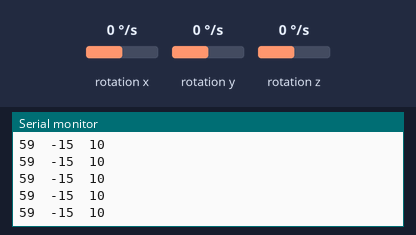
The sketch below on a simulated Arduino Uno, built with avr-gcc and run on an emulated ATmega328P. On the bench: the last lines printed to the serial monitor. Wiring (inferred from the names in the program): ITG-3200 gyroscope at I2C address 0x69. The inputs (shaded band) are chosen by the test bench; at power-on: rotation x 0 °/s, rotation y 0 °/s, rotation z 0 °/s.

Above: at 1.2 s.
1.3 s: rotation x set to 4 °/s
At 2.3 s:
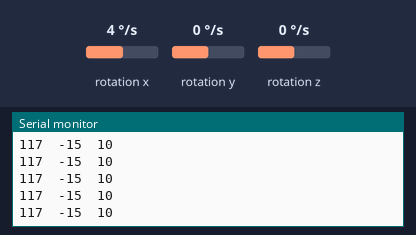
4.3 s: rotation y set to -192 °/s
At 5.0 s:
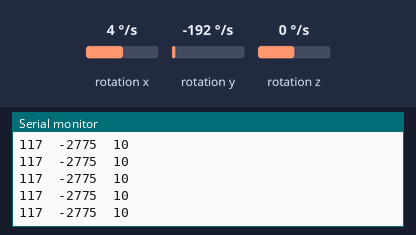
5.8 s: rotation z set to -192 °/s
At 6.5 s:
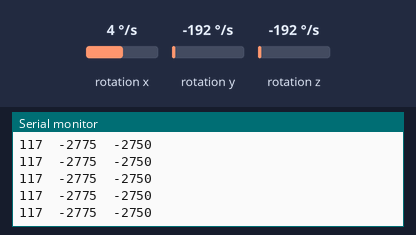

The sketch:

POST_Gyroscope_Complete.ino
```cpp
// POST Gyroscope test code
// Test to see if Gyroscope is working

// Needed Libraries
   #include <Wire.h>
   #include "gyro.h"

// Global variables
// variables for Gryo X,Y,Z axes
   int gyX;
   int gyY;
   int gyZ;

void setup(){
// Start Serial communication.
   Serial.begin(9600);
   Serial.println("POST Gyro code started...");

// Start I2C Communication
   Serial.println("START WIRE");
   Wire.begin();

// Start Gyro
   Serial.println("Start Gyro");
// Starts the gyro
   Gyro::setupGyroITG();
// Prints addres of gyro
   Serial.println(Gyro::itgRead(Gyro::itgAddress, 0x00));
}

void loop(){

// Read Gyro
// The values after the Gyro::read_() command are initializing the output
// Calculate the initialization values by placing the shield on a flat
// surface and not moving or shaking it. Those values should be added
// here in the code and must be a whole number
   gyX = Gyro::readX() + 59 /* + INSERT INITIALIZATION VALUE HERE */ ;
   gyY = Gyro::readY() - 15 /* + INSERT INITIALIZATION VALUE HERE */ ;
   gyZ = Gyro::readZ() + 10 /* + INSERT INITIALIZATION VALUE HERE */ ;

// Print the output rates to the terminal, seperated by a TAB character.
// Right now we do not have a way to calibrate the data collected but this
// shows that tilting the board results in a change in numbers displayed
   Serial.print(gyX);
   Serial.print('\t');
   Serial.print(gyY);
   Serial.print('\t');
   Serial.println(gyZ);

delay(1);
}
```

gyro.h
```cpp
#ifndef _gyro_h_
#define _gyro_h_
#include "Arduino.h"


namespace Gyro{
 //error handeling
 volatile unsigned int gyroerror_curCount=0;
 volatile unsigned int gyroerror_minCount=100000;
 int gyro_error=0;//Gets set to 1 if the last function had an error.
 int gyroGetError(){return gyro_error;}
 void gyroResetError(){gyro_error=0;}
 void gyroAddError(){gyro_error++;}
 boolean gyroWaitForBits(int sizeOFIn=1){gyroerror_curCount=0;while(Wire.available()<sizeOFIn&&gyroerror_curCount<gyroerror_minCount){gyroerror_curCount++;}if(gyroerror_curCount>=gyroerror_minCount){gyroAddError();return false;}return true;}

 //Gyro Library


 //I2C devices each have an address. The address is defined in the datasheet for the device. The ITG-3200 breakout board can have different address depending on how
 //the jumper on top of the board is configured. By default, the jumper is connected to the VDD pin. When the jumper is connected to the VDD pin the I2C address
 //is 0x69.
 char itgAddress = 0x69;

 const int GYRO_X=0x28;
 const int GYRO_Y=0x2A;
 const int GYRO_Z=0x2C;

 //This is a list of registers in the ITG-3200. Registers are parameters that determine how the sensor will behave, or they can hold data that represent the
 //sensors current status.
 //To learn more about the registers on the ITG-3200, download and read the datasheet.
 char WHO_AM_I = 0x00;
 char SMPLRT_DIV= 0x15;
 char DLPF_FS = 0x16;
 char GYRO_XOUT_H = 0x1D;
 char GYRO_XOUT_L = 0x1E;
 char GYRO_YOUT_H = 0x1F;
 char GYRO_YOUT_L = 0x20;
 char GYRO_ZOUT_H = 0x21;
 char GYRO_ZOUT_L = 0x22;


 //This is a list of settings that can be loaded into the registers.
 //DLPF, Full Scale Register Bits
 //FS_SEL must be set to 3 for proper operation
 //Set DLPF_CFG to 3 for 1kHz Fint and 42 Hz Low Pass Filter
 char DLPF_CFG_0 = (1<<0);
 char DLPF_CFG_1 = (1<<1);
 char DLPF_CFG_2 = (1<<2);
 char DLPF_FS_SEL_0 = (1<<3);
 char DLPF_FS_SEL_1 = (1<<4);

 //This function will write a value to a register on the itg-3200.
 //Parameters:
 //  char address: The I2C address of the sensor. For the ITG-3200 breakout the address is 0x69.
 //  char registerAddress: The address of the register on the sensor that should be written to.
 //  char data: The value to be written to the specified register.
 void itgWrite(char address, char registerAddress, char data)
 {
   //Initiate a communication sequence with the desired i2c device
   Wire.beginTransmission(address);
   //Tell the I2C address which register we are writing to
   Wire.write(registerAddress);
   //Send the value to write to the specified register
   Wire.write(data);
   //End the communication sequence
   Wire.endTransmission();
 }

 //This function will read the data from a specified register on the ITG-3200 and return the value.
 //Parameters:
 //  char address: The I2C address of the sensor. For the ITG-3200 breakout the address is 0x69.
 //  char registerAddress: The address of the register on the sensor that should be read
 //Return:
 //  unsigned char: The value currently residing in the specified register
 unsigned char itgRead(char address, char registerAddress)
 {
   //This variable will hold the contents read from the i2c device.
   unsigned char data=0;

   //write the register address to be read.
   Wire.beginTransmission(address);
   //Send the Register Address
   Wire.write(registerAddress);
   //End the communication sequence.
   Wire.endTransmission();

   //Ask the I2C device for data
   Wire.beginTransmission(address);
   Wire.requestFrom(address, 1);

   //Wait for a response from the I2C device
   //if(Wire.available()){

   if(!gyroWaitForBits()){return 0;}
     //Save the data sent from the I2C device
     data = Wire.read();
   //}

   //End the communication sequence.
   Wire.endTransmission();

   //Return the data read during the operation
   return data;
 }

 //This function is used to read the X-Axis rate of the gyroscope. The function returns the ADC value from the Gyroscope
 //NOTE: This value is NOT in degrees per second.
 //Usage: int xRate = readX();
 int readX(void)
 {
   int data=0;
   data = itgRead(itgAddress, GYRO_XOUT_H)<<8;
   data |= itgRead(itgAddress, GYRO_XOUT_L);

   return data;
 }

 //This function is used to read the Y-Axis rate of the gyroscope. The function returns the ADC value from the Gyroscope
 //NOTE: This value is NOT in degrees per second.
 //Usage: int yRate = readY();
 int readY(void)
 {
   int data=0;
   data = itgRead(itgAddress, GYRO_YOUT_H)<<8;
   data |= itgRead(itgAddress, GYRO_YOUT_L);

   return data;
 }

 //This function is used to read the Z-Axis rate of the gyroscope. The function returns the ADC value from the Gyroscope
 //NOTE: This value is NOT in degrees per second.
 //Usage: int zRate = readZ();
 int readZ(void)
 {
   int data=0;
   data = itgRead(itgAddress, GYRO_ZOUT_H)<<8;
   data |= itgRead(itgAddress, GYRO_ZOUT_L);

   return data;
 }

 void setupGyroITG(){
  itgRead(itgAddress, 0x00);
  //Configure the gyroscope
  //Set the gyroscope scale for the outputs to +/-2000 degrees per second
  itgWrite(itgAddress, DLPF_FS, (DLPF_FS_SEL_0|DLPF_FS_SEL_1|DLPF_CFG_0));
  //Set the sample rate to 100 hz
  itgWrite(itgAddress, SMPLRT_DIV, 9);
 }
}
#endif
```

Measured:
- after the input at 1.3 s, the serial monitor: prints a new line after 0.07 s (image 1)
- after the input at 4.3 s, the serial monitor: prints a new line after 0.07 s (image 2)
- after the input at 5.8 s, the serial monitor: prints a new line after 0.07 s (image 3)
